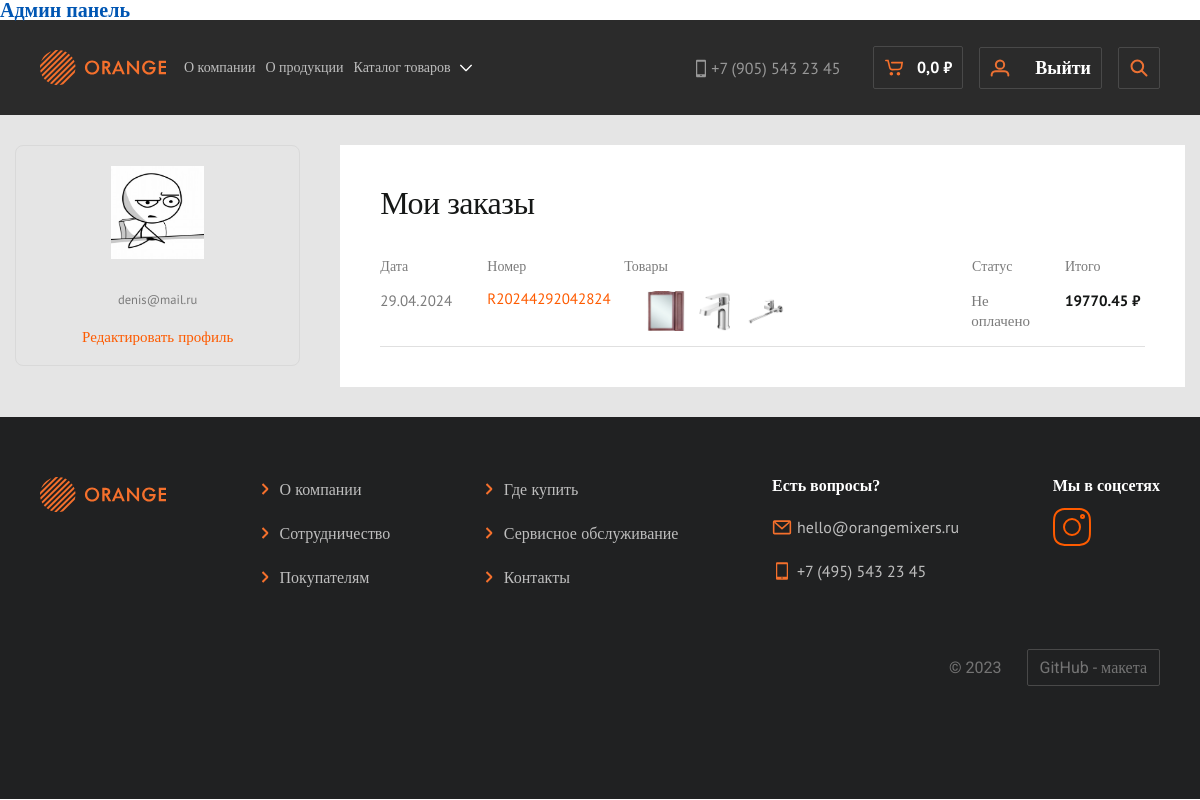
Before: /user/user_profile/ (signed in) with the older database file.
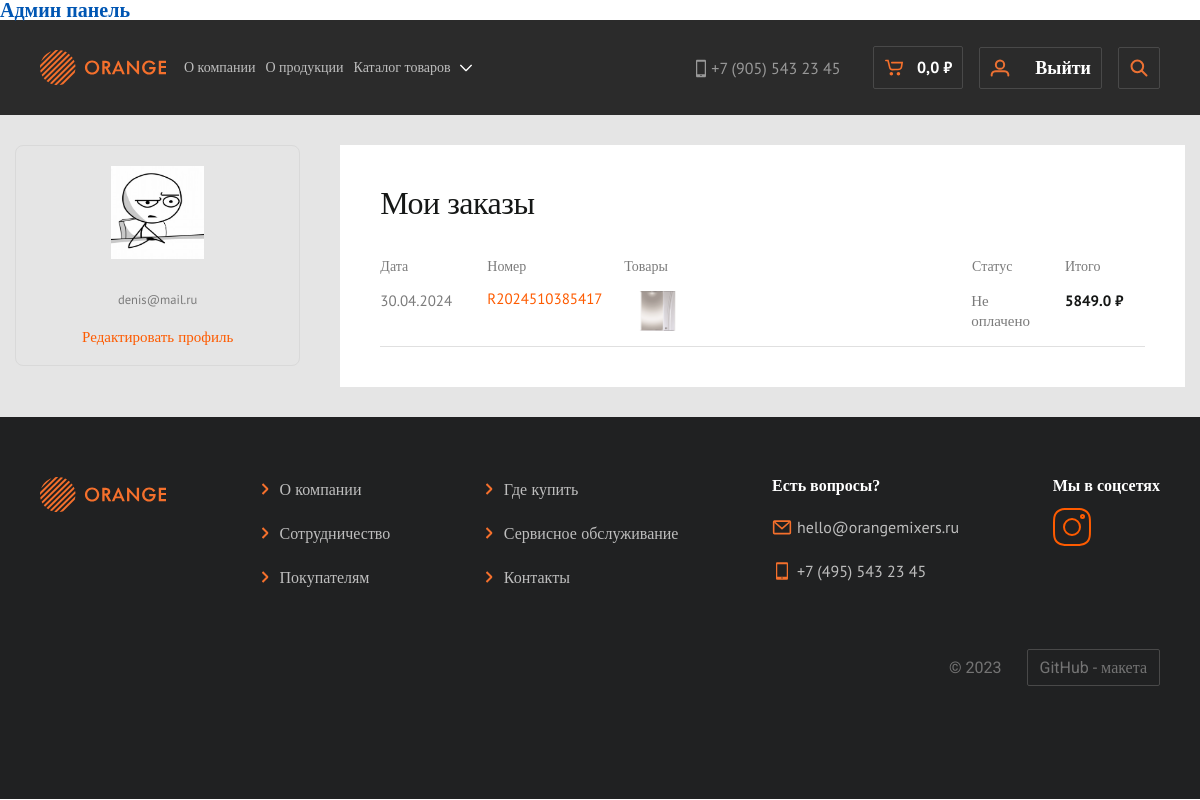
After: the same page with the newer database file.
### orders/models.py (models this page shows, shortened)
class Order(models.Model):
    user = models.ForeignKey(User, on_delete=models.CASCADE, blank=True, null=True, verbose_name="Пользователь", default=None)
    create_time = models.DateTimeField(auto_now_add=True, verbose_name="Дата создания заказа" )
    slug = models.SlugField(max_length=25, null=True, blank=True, editable=True,verbose_name='URL-ссылка')
    order_num = models.CharField(max_length=20, default=RandomOrderNumber(), unique=True, verbose_name='Номер заказа')
    city_delivery = models.CharField(max_length=50, verbose_name="Город доставки")#Данные берем из json файла
    fullNameUser = models.CharField(max_length=200,null=True, blank=True ,verbose_name='ФИО получателя')
    phone = models.CharField(max_length=20, null=True, blank=True ,verbose_name="Номер телефона")
    streetName = models.CharField(max_length=100, null=True, blank=True ,verbose_name="Улица")
    streetNumber = models.CharField(max_length=5, null=True, blank=True, verbose_name="Дом/Номер дома")
    indexNumber = models.CharField(max_length=6, null=True, blank=True, verbose_name="Индекс")
    numberApartment = models.CharField(max_length=5, null=True, blank=True, verbose_name="Квартира")
    statusPay = models.BooleanField(verbose_name='Статус оплаты заказа', default=False)
    adresPostmat = models.CharField(max_length=50, null=True, blank=True, verbose_name='Постамат')
    buyerStatus = models.ForeignKey(BuyerStatus, on_delete=models.CASCADE, related_name='BuyerStatus', verbose_name='Заказ от имени')
    methodDelivery = models.ForeignKey(MethodOfObtaining, on_delete=models.CASCADE, related_name='delivery', verbose_name='Способ получения')
    methodPay = models.ForeignKey(PayMethod, on_delete=models.CASCADE, related_name='pay', verbose_name='Способ оплаты')
    total_price = models.CharField(max_length=20, verbose_name='Сумма')#Будем получать из cart.total_price
    totel_nds = models.CharField(max_length=20, verbose_name='НДС')#Будем получать из cart.total_NDS
    promo_discaunt = models.CharField(max_length=20, verbose_name='Скидка')#Будем получать из cart.get_promo_discaunt
    price = models.CharField(max_length=20, verbose_name='Итоговая сумма')#Будем получать из cart.price_discount
    class Meta:
        verbose_name = "Заказ"
        verbose_name_plural = "Заказы"
    def get_absolute_url(self):
        return reverse_lazy('orderDetail', kwargs={'slug':self.slug})

class ProductOrder(models.Model):
    order = models.ForeignKey(Order, on_delete=models.CASCADE, related_name='order', verbose_name='Заказ')
    product = models.ForeignKey(Product, on_delete=models.SET_NULL, null=True, related_name='product',verbose_name='Товар')
    name = models.CharField(max_length=100, verbose_name="Название")
    price = models.DecimalField(max_digits=7, decimal_places=2, verbose_name="Цена")
    quantity = models.PositiveIntegerField(default=0, verbose_name="Количество")
    class Meta:
        db_table = "order_item"
        verbose_name = "Проданный товар"
        verbose_name_plural = "Проданные товары"
    orders = OrderItemQueryset.as_manager()

### products/models.py (models this page shows, shortened)
class Product(models.Model):
    name = models.CharField(max_length=100, unique=True, null=False, blank=False, verbose_name='Название товара')
    slug = models.SlugField(max_length=100, unique=True, null=False, blank=False, db_index=True, verbose_name='URL-товара')
    short_description = models.TextField(max_length=500, unique=True, null=False, blank=False, verbose_name='Краткое описание товара')
    description = models.TextField(max_length=1000, unique=True, null=False, blank=False, verbose_name='Полное описание товара')
    promo = models.BooleanField(default=False, verbose_name='Акционный товар')
    image = models.ImageField(upload_to="Product/", verbose_name='Главное фото товара')
    price = models.DecimalField(default=0.00, max_digits=7, decimal_places=2, verbose_name='Цена')
    discount = models.DecimalField(default=0.00, max_digits=4, decimal_places=2, verbose_name='Скидка в %')
    quantity = models.PositiveIntegerField(default=0, verbose_name='Остаток')
    color = models.ManyToManyField(ColorProduct, related_name='color', verbose_name='Цвет товара')
    collection  = models.ForeignKey(Collection, on_delete=models.CASCADE, verbose_name="Коллекция")
    category = models.ForeignKey(Category, on_delete=models.CASCADE, verbose_name="Категория")
    time_create  = models.DateTimeField(auto_now_add=True, verbose_name='Дата создания товара')
    time_update = models.DateTimeField(auto_now=True, verbose_name='Дата обновления товара')
    equipment  = models.ManyToManyField(EquipmentProductInstance, related_name='equipment', verbose_name='Комплектация товара')
    advantages  = models.ManyToManyField(AdvantagesProduct,  related_name='advantages', verbose_name='Преимущества товара')
    connectionDiagram = models.ImageField(upload_to='connectionDiagram/', verbose_name='Схема подключения или монтажа')
    characteristics  = models.ManyToManyField(Characteristics, related_name='characteristics', verbose_name='Характеристики товара' )
    def get_absolute_url(self):
        return reverse_lazy('product', kwargs={'product_slug':self.slug})
    class Meta:
        verbose_name = 'Товар'
        verbose_name_plural = 'Товары'

### users/views.py (the view)
# urls.py: path('user_profile/',UserProfile.as_view(), name='profile'),#Личный кабинет пользователя
class UserProfile(CartSumMixin,LoginRequiredMixin,TemplateView):
    model = User
    template_name = 'users/user_with_orders.html'
    def get_context_data(self, *, object_list=None, **kwargs):
        context = super().get_context_data(**kwargs)
        c_def = self.get_user_context()
        context['user_data'] = UserBuyersData.objects.get(user=self.request.user.id)
        context['title'] = f'Личный кабинет {self.request.user}'
        context['orders'] = Order.objects.filter(user__id = self.request.user.id)
        context = dict(list(context.items()) + list(c_def.items()))
        return context

### carts/models.py (called while the page is built)
    def total_price(self):
        summ = sum(cart.get_product_price() for cart in self)
        return round(summ,2)

    def get_promo_discaunt(self):
        discaunt = float(0)
        for i in self:
            try:
                per_sent =round(float(i.get_product_price()) * float(i.promo_code_id.value_discont/100),2)
                discaunt +=per_sent
            except AttributeError:
                discaunt = 0
        return round(discaunt, 2)

    def price_discount(self):
        discount = round(float(self.get_promo_discaunt()),2)
        price = round(float(self.total_price()),2)
        priceDiscount = float(round(price,2)) - float(round(discount,2))
        return round(priceDiscount,2)

### carts/templates/utils.py (called while the page is built)
    def get_user_context(self, **kwargs):
        context = kwargs
        try:
            context['carts_list'] = UserCart.objects.filter(user=self.request.user)
        except TypeError:
            context['carts_list'] = {"":""}
        return context

### products/models.py (called while the page is built)
    def get_absolute_url(self):
        return reverse('category', kwargs={'category_slug':self.slug})

### users/templates/users/user_with_orders.html (shortened to what this page needs)
{% extends "base.html" %}
{% load mptt_tags %}
{% load bootstrap4 %}
{% load static %}
{% load orangeMainApp_tag %}
{% load products_tag %}
{% block css_block %}
<link rel="stylesheet" href="{% static 'css/style_catalog_goods.css' %}">
<link rel="stylesheet" href="{% static 'css/register_auth.css' %}">
<link rel="stylesheet" href="{% static 'css/statick_style_new.css' %}">
<link rel="stylesheet" href="{% static 'css/user.css' %}">
{% endblock css_block %}
{% block nav_list_big %}
<div class="block_nav_list_big">
	<a href="#" class="nav_item_link_big">О компании</a>
	<a href="#" class="nav_item_link_big">О продукции</a>
	<button class="nav_item_btn_big">
		Каталог товаров
		<img src="{% static 'images/header/vector_list_of_good.svg'%}" alt="Каталог" class="nav_item_arrow_big">
	</button>
</div>
{% endblock nav_list_big %}
{% block content %}
	<section class="user_main_section">
		<div class="user_main_block">
			<div class="user_profile_block">
				<div class="user_profile">
					{% if user.image %}
					<img src="{{ user.userbuyersdata.image.url  }}" alt="Аватар" class="avatar">
					{% else %}
					<img src="{% static 'images/user/baseavatar.jpg' %}" alt="Аватар" class="avatar">
					{% endif %}
					<div class="user_info">
						<p class="p15_sans_grey">{{user.email}}</p>
						<a href="{% url 'edit_user' user_data.id %}">Редактировать профиль </a>
					</div>
				</div>
			</div>
			<div class="user_cart">
				<h2 class="h2_some_block_title_32_pb_0">Мои заказы</h2>
				{% if orders %}
				<div class="user_cart_block">
					<div class="user_cart_header">
						<div class="data_header">
							<p class="cart_p_14">
								Дата
							</p>
						</div>
						<div class="number_header">
							<p class="cart_p_14">
								Номер
							</p>
						</div>
						<div class="product_header">
							<p class="cart_p_14">
								Товары
							</p>
						</div>
						<div class="status_header">
							<p class="cart_p_14">
								Статус
							</p>
						</div>
						<div class="total_header">
							<p class="cart_p_14">
								Итого
							</p>
						</div>
					</div>
				</div>
				{% for order in orders %}
				<div class="user_cart_list">
					<div class="user_cart_item">
						<div class="cart_item_data">
							<p class="p15_sans_grey_left">{{order.create_time | date:"d.m.Y"}}</p>
						</div>
						<div class="cart_item_number">
							<a href="{{order.get_absolute_url}}"><p>{{order.order_num}}</p></a>
						</div>
						<div class="cart_item_product_list">
							{% for product in order.order.all %}
							<a href="{{product.product.get_absolute_url}}">
								<img src="{{product.product.image.url}}" alt="Фото">
							</a>
							{% endfor %}
						</div>
						<div class="cart_item_status">
							{% if order.statusPay %}
							<p class="p15_sans_grey_left">Оплачено</p>
							{% else %}
							<p class="p15_sans_grey_left">Не оплачено</p>
							{% endif %}
						</div>
						<div class="cart_item_total">
							<p class="p_15_bold">{{order.price}} ₽</p>
						</div>
					</div>
				</div>
				{% endfor %}
				{% else %}
				<p>У вас нет заказов</p>
				{% endif %}
			</div>
		</div>
	</section>
{% endblock content %}

Changed rows visible on the page:
removed Order: create_time "29.04.2024", order_num "R20244292042824", statusPay "Не оплачено", price "19770.45"
removed ProductOrder: product.image (picture), shown under "29.04.2024"
removed ProductOrder: product.image (picture), shown under "29.04.2024"
removed ProductOrder: product.image (picture), shown under "29.04.2024"
added Order: create_time "30.04.2024", order_num "R2024510385417", statusPay "Не оплачено", price "5849.0"
added ProductOrder: product.image (picture), shown under "30.04.2024"
